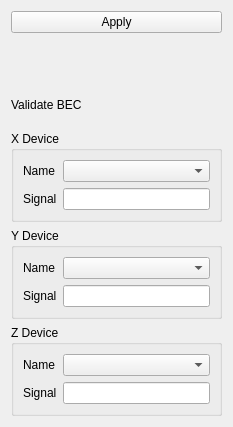
<?xml version="1.0" encoding="UTF-8"?>
<ui version="4.0">
    <class>Form</class>
    <widget class="QWidget" name="Form">
        <property name="geometry">
            <rect>
                <x>0</x>
                <y>0</y>
                <width>233</width>
                <height>427</height>
            </rect>
        </property>
        <property name="maximumSize">
            <size>
                <width>16777215</width>
                <height>427</height>
            </size>
        </property>
        <property name="windowTitle">
            <string>Form</string>
        </property>
        <layout class="QVBoxLayout" name="verticalLayout">
            <item>
                <widget class="QPushButton" name="button_apply">
                    <property name="text">
                        <string>Apply</string>
                    </property>
                </widget>
            </item>
            <item>
                <widget class="BECColorMapWidget" name="color_map"/>
            </item>
            <item>
                <layout class="QHBoxLayout" name="horizontalLayout">
                    <item>
                        <widget class="QLabel" name="label_7">
                            <property name="text">
                                <string>Validate BEC</string>
                            </property>
                        </widget>
                    </item>
                    <item>
                        <widget class="ToggleSwitch" name="validate_bec"/>
                    </item>
                </layout>
            </item>
            <item>
                <widget class="QGroupBox" name="groupBox">
                    <property name="title">
                        <string>X Device</string>
                    </property>
                    <layout class="QGridLayout" name="gridLayout">
                        <item row="0" column="0">
                            <widget class="QLabel" name="label">
                                <property name="text">
                                    <string>Name</string>
                                </property>
                            </widget>
                        </item>
                        <item row="0" column="1">
                            <widget class="DeviceComboBox" name="device_x"/>
                        </item>
                        <item row="1" column="0">
                            <widget class="QLabel" name="label_2">
                                <property name="text">
                                    <string>Signal</string>
                                </property>
                            </widget>
                        </item>
                        <item row="1" column="1">
                            <widget class="QLineEdit" name="signal_x"/>
                        </item>
                    </layout>
                </widget>
            </item>
            <item>
                <widget class="QGroupBox" name="groupBox_2">
                    <property name="title">
                        <string>Y Device</string>
                    </property>
                    <layout class="QGridLayout" name="gridLayout_2">
                        <item row="0" column="0">
                            <widget class="QLabel" name="label_3">
                                <property name="text">
                                    <string>Name</string>
                                </property>
                            </widget>
                        </item>
                        <item row="0" column="1">
                            <widget class="DeviceComboBox" name="device_y"/>
                        </item>
                        <item row="1" column="0">
                            <widget class="QLabel" name="label_4">
                                <property name="text">
                                    <string>Signal</string>
                                </property>
                            </widget>
                        </item>
                        <item row="1" column="1">
                            <widget class="QLineEdit" name="signal_y"/>
                        </item>
                    </layout>
                </widget>
            </item>
            <item>
                <widget class="QGroupBox" name="groupBox_3">
                    <property name="title">
                        <string>Z Device</string>
                    </property>
                    <layout class="QGridLayout" name="gridLayout_3">
                        <item row="0" column="0">
                            <widget class="QLabel" name="label_5">
                                <property name="text">
                                    <string>Name</string>
                                </property>
                            </widget>
                        </item>
                        <item row="0" column="1">
                            <widget class="DeviceComboBox" name="device_z"/>
                        </item>
                        <item row="1" column="0">
                            <widget class="QLabel" name="label_6">
                                <property name="text">
                                    <string>Signal</string>
                                </property>
                            </widget>
                        </item>
                        <item row="1" column="1">
                            <widget class="QLineEdit" name="signal_z"/>
                        </item>
                    </layout>
                </widget>
            </item>
        </layout>
    </widget>
    <customwidgets>
        <customwidget>
            <class>DeviceComboBox</class>
            <extends>QComboBox</extends>
            <header>device_combo_box</header>
        </customwidget>
        <customwidget>
            <class>ToggleSwitch</class>
            <extends>QWidget</extends>
            <header>toggle_switch</header>
        </customwidget>
        <customwidget>
            <class>BECColorMapWidget</class>
            <extends>QWidget</extends>
            <header>bec_color_map_widget</header>
        </customwidget>
    </customwidgets>
    <resources/>
    <connections>
        <connection>
            <sender>device_x</sender>
            <signal>currentTextChanged(QString)</signal>
            <receiver>signal_x</receiver>
            <slot>clear()</slot>
            <hints>
                <hint type="sourcelabel">
                    <x>156</x>
                    <y>123</y>
                </hint>
                <hint type="destinationlabel">
                    <x>158</x>
                    <y>157</y>
                </hint>
            </hints>
        </connection>
        <connection>
            <sender>device_y</sender>
            <signal>currentTextChanged(QString)</signal>
            <receiver>signal_y</receiver>
            <slot>clear()</slot>
            <hints>
                <hint type="sourcelabel">
                    <x>116</x>
                    <y>229</y>
                </hint>
                <hint type="destinationlabel">
                    <x>116</x>
                    <y>251</y>
                </hint>
            </hints>
        </connection>
        <connection>
            <sender>device_z</sender>
            <signal>currentTextChanged(QString)</signal>
            <receiver>signal_z</receiver>
            <slot>clear()</slot>
            <hints>
                <hint type="sourcelabel">
                    <x>110</x>
                    <y>326</y>
                </hint>
                <hint type="destinationlabel">
                    <x>110</x>
                    <y>352</y>
                </hint>
            </hints>
        </connection>
    </connections>
</ui>
